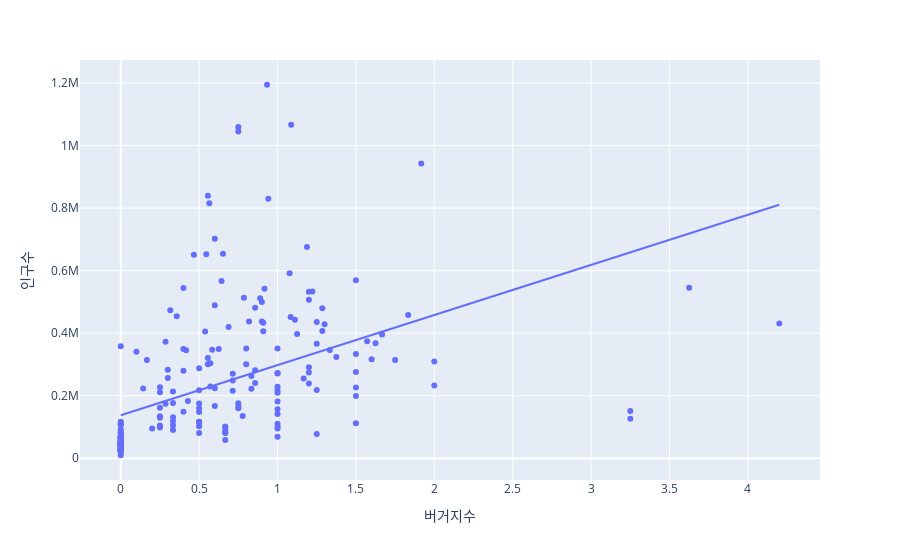

Notebook code cell kept with this figure:
### Code cell
import plotly
import cufflinks as cf
import plotly.express as px

# 오프라인 모드에서도 인터렉티브한 그래픽을 가능하도록 함
from plotly.offline import download_plotlyjs,init_notebook_mode, plot, iplot
init_notebook_mode(connected=True)
cf.go_offline()


# px.scatter(nstore_stat_df, x='버거지수', y='인구', trendline='ols', hover_name='시도별')
px.scatter(final_df, x="버거지수",y="인구수", hover_name='주소', trendline='ols')

### Figure 1 — Plotly figure (JSON) as saved in the notebook; plotly's stock layout.template omitted (floating-point values rounded to 4 significant figures; data arrays with more than 128 entries replaced by an {"elided": "..."} marker saying what was removed)
{"data": [{"hovertemplate": "<b>%{hovertext}</b><br><br>버거지수=%{x}<br>인구수=%{y}<extra></extra>", "hovertext": {"elided": "223 str values"}, "legendgroup": "", "marker": {"color": "#636efa", "symbol": "circle"}, "mode": "markers", "name": "", "orientation": "v", "showlegend": false, "type": "scatter", "x": {"elided": "223 float values"}, "xaxis": "x", "y": {"elided": "223 int values"}, "yaxis": "y"}, {"hovertemplate": "<b>OLS trendline</b><br>인구수 = 160276 * 버거지수 + 137552<br>R<sup>2</sup>=0.226418<br><br>버거지수=%{x}<br>인구수=%{y} <b>(trend)</b><extra></extra>", "legendgroup": "", "marker": {"color": "#636efa", "symbol": "circle"}, "mode": "lines", "name": "", "showlegend": false, "type": "scatter", "x": {"elided": "223 float values"}, "xaxis": "x", "y": {"elided": "223 float values"}, "yaxis": "y"}], "layout": {"legend": {"tracegroupgap": 0}, "margin": {"t": 60}, "xaxis": {"anchor": "y", "domain": [0, 1], "title": {"text": "버거지수"}}, "yaxis": {"anchor": "x", "domain": [0, 1], "title": {"text": "인구수"}}}}
